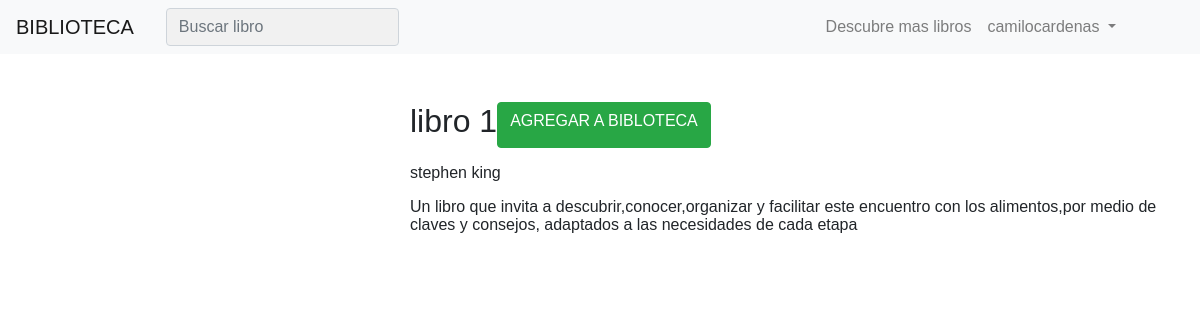
Page /book/1 (signed in) on the committed database.
### bibloteca/models.py (models this page shows)
class Book(models.Model):
    title = models.CharField(max_length = 300)
    author = models.CharField(max_length = 300)
    numPages = models.IntegerField()
    image = models.CharField(max_length = 300 ,default = '' )
    synopsis = models.CharField(max_length = 1000 , default = '')

### bibloteca/views.py (the view)
# urls.py: path('book/<int:book_id>' , views.getbook , name='book'),
@login_required
def getbook(request, book_id):
    book = Book.objects.filter(id = book_id).first()
    return render(request , 'book.html' , {'book' : book})

### bibloteca/templates/book.html (shortened to what this page needs)
{%extends 'base.html'%}
{% block content%}
    <div class="row mt-5">
        <div class="col-lg-4 col-xs-12">
        </div>
        <div class="col-lg-8 col-xs-12">
           <div class="row">
                <h2>{{book.title}}</h2> <a href="/book/add/{{book.id}}" class="btn btn-success">AGREGAR A BIBLOTECA</a>
           </div>
           <div class="row mt-3">
               {{book.author}}
           </div>
           <div class="row mt-3">
               {{book.synopsis}}
           </div>
        </div>
    </div>
{% endblock %}

### bibloteca/templates/nav.html (shortened to what this page needs)
<nav class="navbar navbar-expand-lg navbar-light bg-light">
  <a class="navbar-brand d-none d-sm-block" href="/accounts/login">BIBLIOTECA</a>
  <div class="autocomplete mr-auto ml-3">
    <input class="form-control" type="text"  name="title" placeholder="Buscar libro" autocomplete="off">
  </div>
  <div class="collapse navbar-collapse" id="navbarNav">
    <ul class="navbar-nav ml-auto" style="margin-right : 60px">
      <li class="nav-item">
        <a class="nav-link" href="/books">Descubre mas libros</a>
      </li>
      <li class="nav-item dropdown">
         <a class="nav-link dropdown-toggle" href="#" id="navbarDropdown" role="button" data-toggle="dropdown" aria-haspopup="true" aria-expanded="false">
         {{user}}
        </a>
      </li>
    </ul>
  </div>
</nav>

### bibloteca/static/bibloteca/style.css (style rules this page uses)
body { font: 16px Arial; }
.autocomplete { position: relative; display: inline-block; }
input { border: 1px solid transparent; background-color: #f1f1f1; padding: 10px; font-size: 16px; }
input[type=text] { background-color: #f1f1f1; width: 100%; }

### rows in the picture
Book: title "libro 1", author "stephen king", synopsis "Un libro que invita a descubrir,conocer,organizar y facilitar este encuentro con los alimentos,por medio de claves y consejos, adaptados a las necesidades de cada etapa"

### other values in the picture
{{ user }} "camilocardenas"
